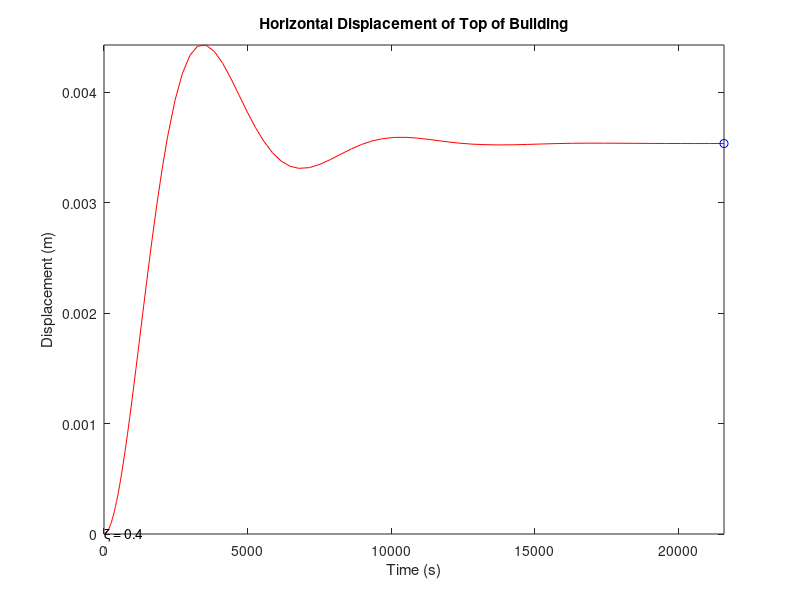

Source code (MATLAB):
% Plot the displacement of top of building vs time
% The sum of forces on the building: (Force Applied) - (Building
% Elasticity) - (Damping Force), see
% https://www.wired.com/2010/11/st_equation_skycraper/ 
function res = buildingForce()
    % Start conditions
    appliedForce = sin(pi/4);   % Force of earthquake, CHANGE (RESEARCH)
    buildingStiffness = 200;    % Stiffness constant of building, MUST CHANGE (RESEARCH)
    heightOfBuilding = 100;     % Height of skyscraper (m)
    massOfBuilding = 201848605; % Mass of skyscraper (kg)
    velocityStart = 0;          % Velocity at top, starts at 0
    xStart = 0;                 % Start distance without force
   
    % Damping coeffecient: c = zeta * (2* sqrt(mass*buildingStiffness), where 
    %                      zeta = 1, critical damping
    %                      0 < zeta < 1, underdamped 
    %                      zeta > 1, overdamped
    % https://en.wikipedia.org/wiki/Harmonic_oscillator#Example:_mass-spring-damper
    % https://www.et.byu.edu/~tom/classes/436/ClassNotes/Class20(Second-Order).pdf)
    zeta = 0.4;
    dampingConstant = zeta*2*sqrt(buildingStiffness*massOfBuilding);
   
    % ode45
    startTime = 0;
    endTime = 86400/4; % 6 hours
    parameters = [xStart, velocityStart];
    [Times, UpdatedParameters] = ode45(@moveBuilding, [startTime, endTime], parameters);
   
   % Get values
   Displacement = UpdatedParameters(:,1); 
   Velocity = UpdatedParameters(:,2);
   
   comet(Times, Displacement);
   hold on
   xlabel('Time (s)');
   ylabel('Displacement (m)');
   title('Horizontal Displacement of Top of Building')
   
   % Display which zeta value is being used
   text(Times(18),Displacement(18),['\zeta = ' num2str(zeta) '']);
    
    % Update equations of motion
     function res = moveBuilding(~, CurrentValues)
         % Unpack the vector
         % Get the current displacement
         currentX = CurrentValues(1);
         
         % Get the current velocity
         currentV = CurrentValues(2);

         % Find building elasticity force (k * x, where k = building stiffness, x = displacement)
         buildingElasticity = buildingStiffness * currentX; 

         % Find damping force (c * v, where c = damping constant, v =
         % velocity at top of building)
         dampingForce = dampingConstant * currentV;
         
         % Find the total force at top of building
         currentForce = appliedForce - buildingElasticity - dampingForce;
          
         % Find the acceleration at top of building
         currentAcceleration = currentForce/massOfBuilding; % PROBABLY NEED TO CHANGE MASS TO ADD IN PENDULUM MASS
         
         % Return the results, keep in mind ode45 will intergrate
         res = [currentV; currentAcceleration];
    end 
end